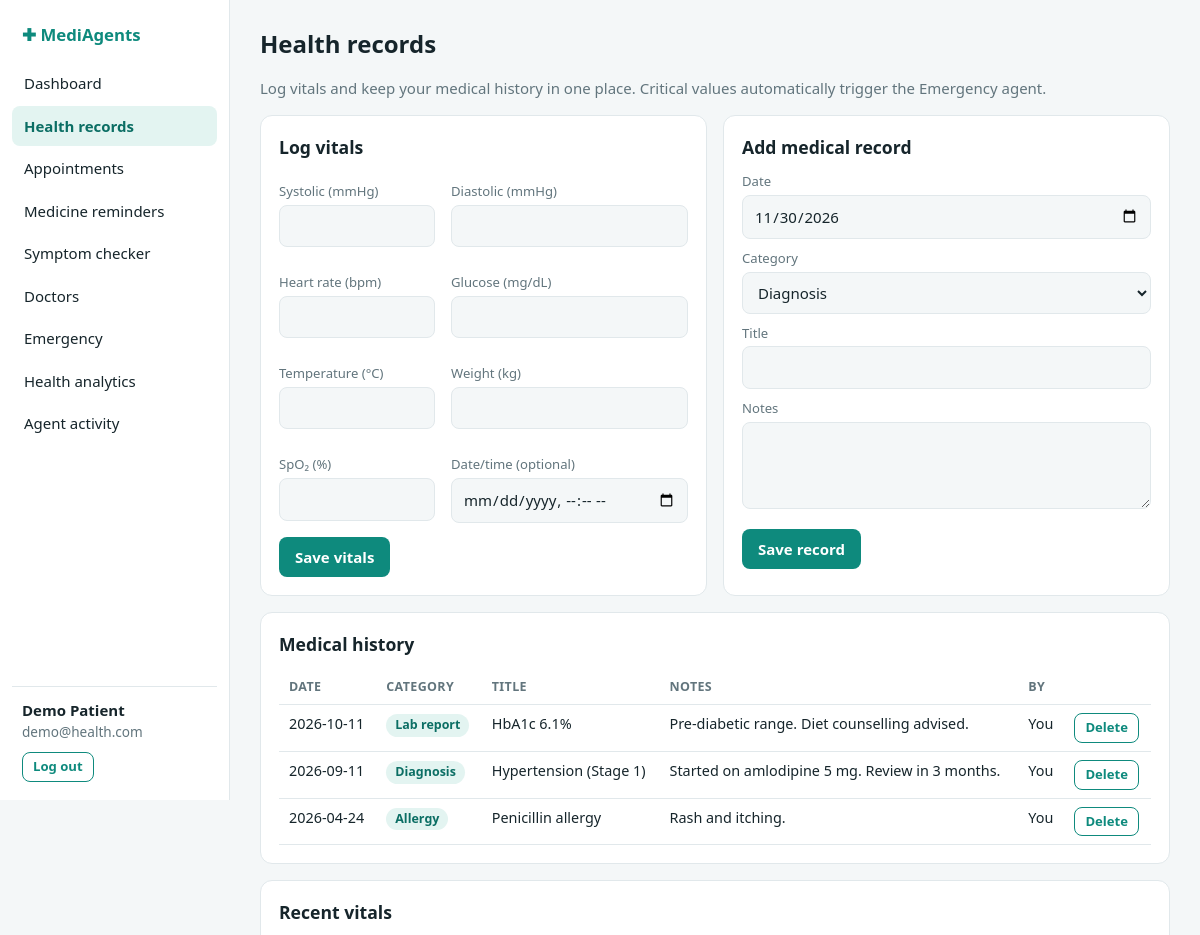
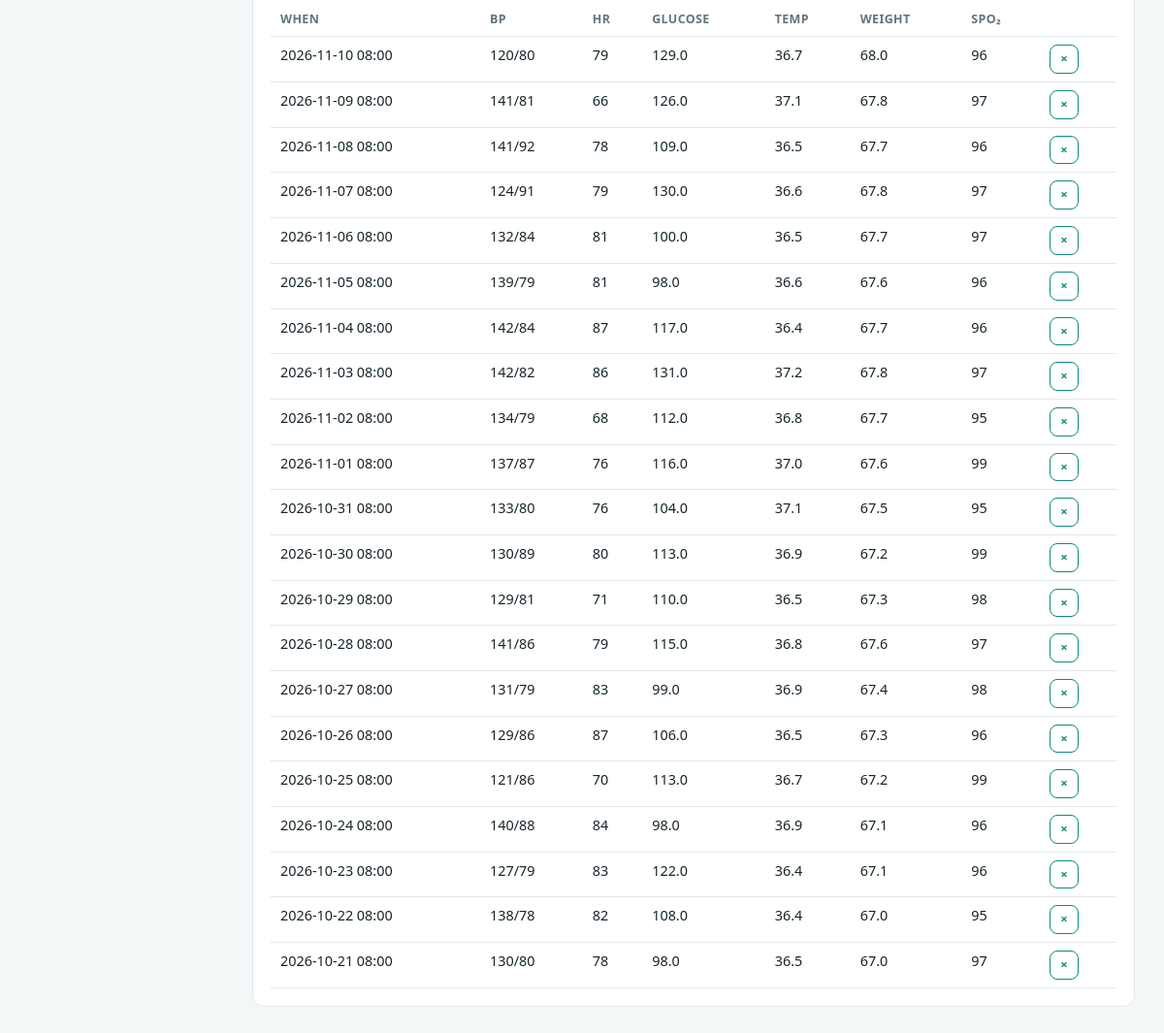
/records (signed in), run on the app's committed database (2 pictures, top to bottom).
### tables this page shows
CREATE TABLE users(id INTEGER PRIMARY KEY, name TEXT, email TEXT UNIQUE, password_hash TEXT,
  age INTEGER, gender TEXT, height_cm REAL, phone TEXT, emergency_name TEXT, emergency_phone TEXT, created TEXT DEFAULT CURRENT_TIMESTAMP, role TEXT DEFAULT 'patient', doctor_id INTEGER);

CREATE TABLE records(id INTEGER PRIMARY KEY, user_id INTEGER, date TEXT, category TEXT, title TEXT, notes TEXT, doctor_id INTEGER);

CREATE TABLE vitals(id INTEGER PRIMARY KEY, user_id INTEGER, ts TEXT, systolic INTEGER, diastolic INTEGER,
  heart_rate INTEGER, glucose REAL, temperature REAL, weight REAL, spo2 INTEGER);

### app.py (the view, shortened to what this page needs)
@app.route("/records", methods=["GET", "POST"])
@login_required
def records():
    uid = g.user["id"]
    return render_template("records.html", vitals=q("SELECT * FROM vitals WHERE user_id=? ORDER BY ts DESC LIMIT 30", (uid,)),
                           recs=q("SELECT r.*, d.name doctor FROM records r LEFT JOIN doctors d ON d.id=r.doctor_id WHERE r.user_id=? ORDER BY r.date DESC, r.id DESC", (uid,)))

### app.py (called while the page is built)
def _guard(role):
    def deco(f):
        @wraps(f)
        def w(*a, **k):
            if "uid" not in session: return redirect(url_for("login" if role == "patient" else "doctor_login", next=request.path))
            u = q("SELECT * FROM users WHERE id=?", (session["uid"],), one=True)
            if not u: session.clear(); return redirect(url_for("login"))
            g.user = u
            if (u["role"] or "patient") != role:
                return redirect(url_for("doctor_dashboard" if u["role"] == "doctor" else "dashboard"))
            if role == "doctor":
                g.doc = q("SELECT * FROM doctors WHERE id=?", (u["doctor_id"],), one=True)
                if not g.doc: session.clear(); return redirect(url_for("doctor_login"))
            return f(*a, **k)
        return w
    return deco

@app.context_processor
def inject():
    n = pend = dalerts = 0
    if "uid" in session:
        if session.get("role") == "doctor":
            u = q("SELECT doctor_id FROM users WHERE id=?", (session["uid"],), one=True)
            if u and u["doctor_id"]:
                ov = doctor_overview(u["doctor_id"]); pend, dalerts = ov["pending"], ov["alerts"]
        else:
            n = q("SELECT COUNT(*) c FROM alerts WHERE user_id=? AND resolved=0", (session["uid"],), one=True)["c"]
    return dict(open_alerts=n, pending_count=pend, doc_alert_count=dalerts, user=getattr(g, "user", None), doc=getattr(g, "doc", None),
                today=dt.date.today().isoformat(), emergency_numbers=config.EMERGENCY_NUMBERS)

### db.py (called while the page is built)
def get_db():
    if "db" not in g:
        g.db = sqlite3.connect(DB_PATH); g.db.row_factory = sqlite3.Row
    return g.db

def q(sql, args=(), one=False):
    cur = get_db().execute(sql, args); rows = cur.fetchall()
    return (rows[0] if rows else None) if one else rows

### templates/records.html (shortened to what this page needs)
{% extends "base.html" %}{% block title %}Health records · MediAgents{% endblock %}
{% block body %}<h1>Health records</h1><p class="mute">Log vitals and keep your medical history in one place. Critical values automatically trigger the Emergency agent.</p>
<div class="grid g2"><div class="card"><h2>Log vitals</h2><form method="post"><input type="hidden" name="kind" value="vitals">
<div class="grid g2"><div><label>Systolic (mmHg)</label><input name="systolic" type="number"></div><div><label>Diastolic (mmHg)</label><input name="diastolic" type="number"></div>
<div><label>Heart rate (bpm)</label><input name="heart_rate" type="number"></div><div><label>Glucose (mg/dL)</label><input name="glucose" type="number" step="0.1"></div>
<div><label>Temperature (°C)</label><input name="temperature" type="number" step="0.1"></div><div><label>Weight (kg)</label><input name="weight" type="number" step="0.1"></div>
<div><label>SpO₂ (%)</label><input name="spo2" type="number" max="100"></div><div><label>Date/time (optional)</label><input name="ts" type="datetime-local"></div></div>
<button class="btn" style="margin-top:14px">Save vitals</button></form></div>
<div class="card"><h2>Add medical record</h2><form method="post"><input type="hidden" name="kind" value="record">
<label>Date</label><input type="date" name="date" value="{{today}}" required><label>Category</label><select name="category"><option>Diagnosis</option></select>
<label>Title</label><input name="title" required><label>Notes</label><textarea name="notes" rows="3"></textarea><button class="btn" style="margin-top:14px">Save record</button></form></div></div>
<div class="card"><h2>Medical history</h2><table><tr><th>Date</th><th>Category</th><th>Title</th><th>Notes</th><th>By</th><th></th></tr>
{% for r in recs %}<tr><td>{{r.date}}</td><td><span class="pill info">{{r.category}}</span></td><td>{{r.title}}</td><td>{{r.notes}}</td><td>{{ r.doctor or 'You' }}</td><td>{% if not r.doctor %}<form method="post" action="{{ url_for('delete_record',kind='record',i=r.id) }}"><button class="btn sm ghost">Delete</button></form>{% endif %}</td></tr>
{% else %}<tr><td colspan="6" class="mute">No records yet.</td></tr>{% endfor %}</table></div>
<div class="card"><h2>Recent vitals</h2><div style="overflow-x:auto"><table><tr><th>When</th><th>BP</th><th>HR</th><th>Glucose</th><th>Temp</th><th>Weight</th><th>SpO₂</th><th></th></tr>
{% for v in vitals %}<tr><td>{{v.ts}}</td><td>{{v.systolic or '—'}}/{{v.diastolic or '—'}}</td><td>{{v.heart_rate or '—'}}</td><td>{{v.glucose or '—'}}</td><td>{{v.temperature or '—'}}</td><td>{{v.weight or '—'}}</td><td>{{v.spo2 or '—'}}</td>
<td><form method="post" action="{{ url_for('delete_record',kind='vitals',i=v.id) }}"><button class="btn sm ghost">×</button></form></td></tr>{% endfor %}</table></div></div>{% endblock %}

### templates/base.html (shortened to what this page needs)
<!doctype html><html lang="en"><head><meta charset="utf-8"><meta name="viewport" content="width=device-width,initial-scale=1">
<title>{% block title %}MediAgents{% endblock %}</title><link rel="stylesheet" href="{{ url_for('static', filename='style.css') }}">
{% block head %}{% endblock %}</head><body><div class="shell">
<nav class="side"><div class="brand">✚ MediAgents</div>
{% set nav=[('dashboard','Dashboard'),('records','Health records'),('appointments','Appointments'),('reminders','Medicine reminders'),('symptoms','Symptom checker'),('doctors','Doctors'),('emergency','Emergency'),('analytics','Health analytics'),('agents','Agent activity')] %}
{% for ep,label in nav %}<a class="nav {{ 'on' if request.endpoint==ep }}" href="{{ url_for(ep) }}">{{label}}{% if ep=='emergency' and open_alerts %}<span class="badge">{{open_alerts}}</span>{% endif %}</a>{% endfor %}
<div class="me"><div><strong>{{ user.name }}</strong></div><div class="small mute">{{ user.email }}</div>
<form action="{{ url_for('logout') }}" method="post" style="margin-top:10px"><button class="btn ghost sm">Log out</button></form></div></nav>
<main>{% for c,m in get_flashed_messages(with_categories=true) %}<div class="flash {{c}}" role="status">{{m}}</div>{% endfor %}{% block body %}{% endblock %}</main></div>
{% block scripts %}{% endblock %}</body></html>

### static/style.css (style rules this page uses)
:root { --bg:#f4f7f8;--card:#fff;--ink:#16252b;--mute:#62757d;--line:#e1e8eb;--acc:#0e8a7d;--acc2:#0b6e64;--accbg:#e3f4f1;--red:#c62828;--redbg:#fdecec;--amb:#b26a00;--ambbg:#fff4e0;--grn:#2e7d32;--grnbg:#e8f5e9 }
* { box-sizing:border-box }
body { margin:0;font:15px/1.5 system-ui,-apple-system,Segoe UI,Roboto,sans-serif;background:var(--bg);color:var(--ink) }
a { color:var(--acc) }
h1 { font-size:1.5rem;margin:0 0 .25rem }
h2 { font-size:1.1rem;margin:0 0 .75rem }
.mute { color:var(--mute) }
.small { font-size:.85rem }
.shell { display:grid;grid-template-columns:230px 1fr;min-height:100vh }
.side { background:var(--card);border-right:1px solid var(--line);padding:18px 12px;position:sticky;top:0;height:100vh;display:flex;flex-direction:column;gap:2px }
.brand { font-weight:700;font-size:1.05rem;padding:4px 10px 14px;color:var(--acc) }
.side a.nav { display:flex;justify-content:space-between;align-items:center;padding:9px 12px;border-radius:8px;color:var(--ink);text-decoration:none }
.side a.nav.on { background:var(--accbg);color:var(--acc2);font-weight:600 }
.side .me { margin-top:auto;border-top:1px solid var(--line);padding:12px 10px 0 }
main { padding:26px 30px;max-width:1150px;width:100% }
.card { background:var(--card);border:1px solid var(--line);border-radius:12px;padding:18px;margin-bottom:16px }
.grid { display:grid;gap:16px }
.g2 { grid-template-columns:repeat(2,1fr) }
label { display:block;font-size:.82rem;color:var(--mute);margin:10px 0 3px }
input,select,textarea { width:100%;padding:9px 11px;border:1px solid var(--line);border-radius:8px;background:var(--bg);color:var(--ink);font:inherit }
.btn { display:inline-block;background:var(--acc);color:#fff;border:0;border-radius:8px;padding:9px 16px;font:inherit;font-weight:600;cursor:pointer;text-decoration:none }
.btn.ghost { background:transparent;color:var(--acc);border:1px solid var(--acc) }
.btn.sm { padding:4px 10px;font-size:.82rem }
table { width:100%;border-collapse:collapse }
th,td { text-align:left;padding:8px 10px;border-bottom:1px solid var(--line);font-size:.9rem;vertical-align:top }
th { color:var(--mute);font-weight:600;font-size:.78rem;text-transform:uppercase;letter-spacing:.03em }
.pill { display:inline-block;padding:2px 9px;border-radius:99px;font-size:.78rem;font-weight:600 }
.pill.upcoming,.pill.info { background:var(--accbg);color:var(--acc2) }

### data on the page
users: name "Demo Patient", email "demo@health.com"
records: date "2026-10-11", category "Lab report", title "HbA1c 6.1%", notes "Pre-diabetic range. Diet counselling advised.", doctor "You"
records: date "2026-09-11", category "Diagnosis", title "Hypertension (Stage 1)", notes "Started on amlodipine 5 mg. Review in 3 months.", doctor "You"
records: date "2026-04-24", category "Allergy", title "Penicillin allergy", notes "Rash and itching.", doctor "You"
vitals: ts "2026-11-10 08:00", systolic "120", diastolic "80", heart_rate "79", glucose "129.0", temperature "36.7", weight "68.0", spo2 "96"
vitals: ts "2026-11-09 08:00", systolic "141", diastolic "81", heart_rate "66", glucose "126.0", temperature "37.1", weight "67.8", spo2 "97"
vitals: ts "2026-11-08 08:00", systolic "141", diastolic "92", heart_rate "78", glucose "109.0", temperature "36.5", weight "67.7", spo2 "96"
vitals: ts "2026-11-07 08:00", systolic "124", diastolic "91", heart_rate "79", glucose "130.0", temperature "36.6", weight "67.8", spo2 "97"
vitals: ts "2026-11-06 08:00", systolic "132", diastolic "84", heart_rate "81", glucose "100.0", temperature "36.5", weight "67.7", spo2 "97"
vitals: ts "2026-11-05 08:00", systolic "139", diastolic "79", heart_rate "81", glucose "98.0", temperature "36.6", weight "67.6", spo2 "96"
vitals: ts "2026-11-04 08:00", systolic "142", diastolic "84", heart_rate "87", glucose "117.0", temperature "36.4", weight "67.7", spo2 "96"
vitals: ts "2026-11-03 08:00", systolic "142", diastolic "82", heart_rate "86", glucose "131.0", temperature "37.2", weight "67.8", spo2 "97"
vitals: ts "2026-11-02 08:00", systolic "134", diastolic "79", heart_rate "68", glucose "112.0", temperature "36.8", weight "67.7", spo2 "95"
vitals: ts "2026-11-01 08:00", systolic "137", diastolic "87", heart_rate "76", glucose "116.0", temperature "37.0", weight "67.6", spo2 "99"
vitals: ts "2026-10-31 08:00", systolic "133", diastolic "80", heart_rate "76", glucose "104.0", temperature "37.1", weight "67.5", spo2 "95"
vitals: ts "2026-10-30 08:00", systolic "130", diastolic "89", heart_rate "80", glucose "113.0", temperature "36.9", weight "67.2", spo2 "99"
vitals: ts "2026-10-29 08:00", systolic "129", diastolic "81", heart_rate "71", glucose "110.0", temperature "36.5", weight "67.3", spo2 "98"
vitals: ts "2026-10-28 08:00", systolic "141", diastolic "86", heart_rate "79", glucose "115.0", temperature "36.8", weight "67.6", spo2 "97"
vitals: ts "2026-10-27 08:00", systolic "131", diastolic "79", heart_rate "83", glucose "99.0", temperature "36.9", weight "67.4", spo2 "98"
vitals: ts "2026-10-26 08:00", systolic "129", diastolic "86", heart_rate "87", glucose "106.0", temperature "36.5", weight "67.3", spo2 "96"
vitals: ts "2026-10-25 08:00", systolic "121", diastolic "86", heart_rate "70", glucose "113.0", temperature "36.7", weight "67.2", spo2 "99"
vitals: ts "2026-10-24 08:00", systolic "140", diastolic "88", heart_rate "84", glucose "98.0", temperature "36.9", weight "67.1", spo2 "96"
vitals: ts "2026-10-23 08:00", systolic "127", diastolic "79", heart_rate "83", glucose "122.0", temperature "36.4", weight "67.1", spo2 "96"
vitals: ts "2026-10-22 08:00", systolic "138", diastolic "78", heart_rate "82", glucose "108.0", temperature "36.4", weight "67.0", spo2 "95"
vitals: ts "2026-10-21 08:00", systolic "130", diastolic "80", heart_rate "78", glucose "98.0", temperature "36.5", weight "67.0", spo2 "97"

### other printed values
{{ label }} "Dashboard" "Health records" "Appointments" "Medicine reminders" "Symptom checker" "Doctors" "Emergency" "Health analytics" "Agent activity"
